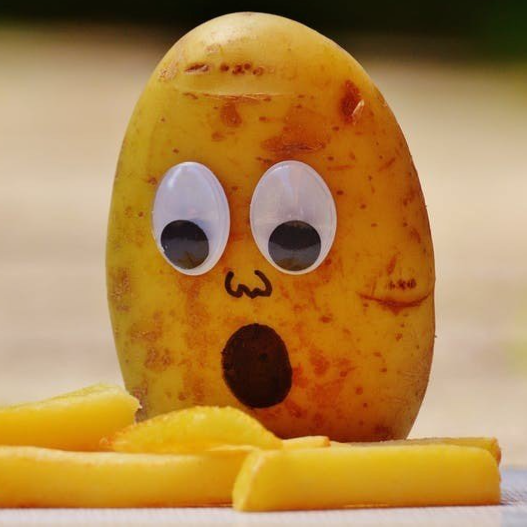
#> input picture PIL #2/profile_pic.png, 527 x 527 px
$ python -i outline.py   (imports and definitions only)
#> lines starting #> are read from the running program, lines starting #| are printed output that depends on the picture; after the words box and inside, x2 and y2 are one past the last pixel; in counts of white or black regions, pixels touching at a corner belong together
from PIL import Image, ImageFilter, ImageOps

def add_outline(image_path, outline_color=(255, 255, 255, 255), outline_size=3):
    # Open image and convert to RGBA
    img = Image.open(image_path).convert("RGBA")

    # Create an alpha mask (grayscale version of the transparency)
    alpha = img.split()[3]  # Get the alpha channel

    # Find edges in the alpha channel
    outline = alpha.filter(ImageFilter.FIND_EDGES)

    # Expand the outline by applying a dilation effect
    outline = outline.filter(ImageFilter.MaxFilter(outline_size))

    # Convert outline to solid color
    colored_outline = ImageOps.colorize(outline.convert("L"), black="black", white=outline_color[:3])
    colored_outline.putalpha(outline)  # Apply transparency

    # Create a new image with the outline
    outlined_img = Image.alpha_composite(colored_outline, img)

    return outlined_img

# Example usage
image_path = "/Users/elingrell/Documents/Useful/Coding/python/discord/Broker-Stats/create_background/emoji_stuff/old_emojis/shotgun.png"
# [1 line that did not run here, left out]
# [2 lines not run here, left out]

>>> result = add_outline('../../PIL #2/profile_pic.png')
#> call 2 of add_outline, with image_path = '../../PIL #2/profile_pic.png', outline_color = (255, 255, 255, 255), outline_size = 3
#> in add_outline, img is the input picture: PIL image 527x527 RGBA; mean R, G, B, A 175.4, 132.5, 72.5, 255
#> in add_outline (call 2), `alpha = img.split()[3]`: alpha: PIL image 527x527 L; every value is 255
#> in add_outline (call 2), `outline = alpha.filter(ImageFilter.FIND_EDGES)`:
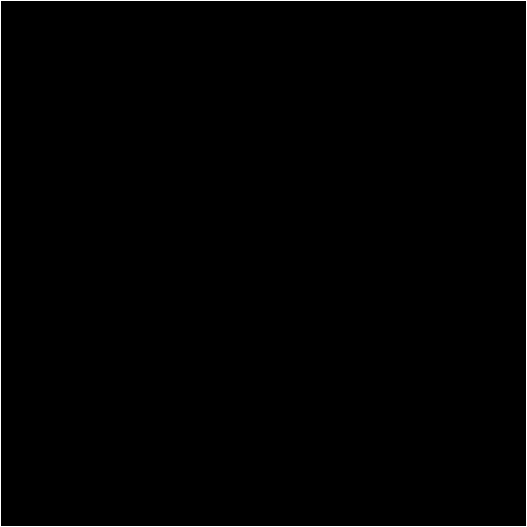
#> outline: PIL image 527x527 L; 0.76% white in thin lines or dots
#> in add_outline (call 2), `outline = outline.filter(ImageFilter.MaxFilter(outline_size))`:
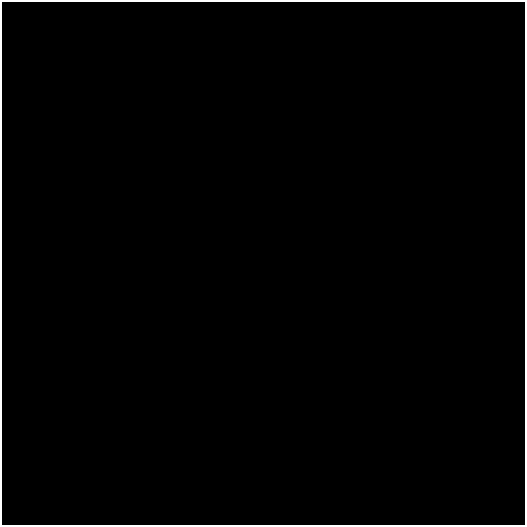
#> outline: PIL image 527x527 L; 1.5% white; 1 white region, box (x1, y1, x2, y2) and area: (0, 0, 527, 527) 4200
